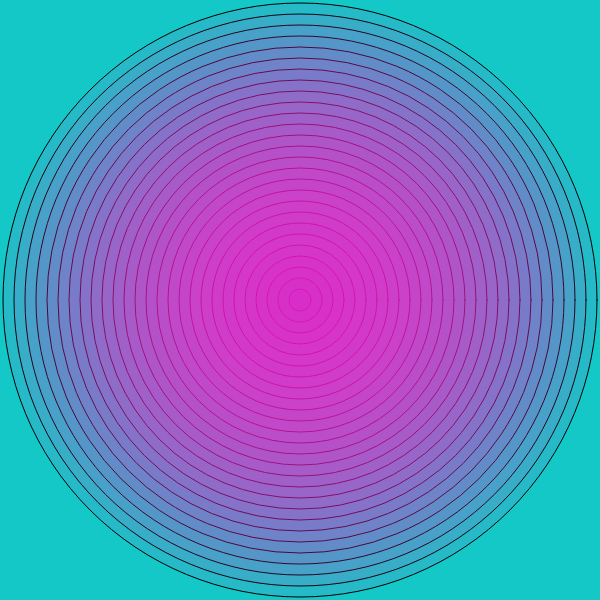
Frame 1 (no input)
Frame 60 (no input): identical to frame 1, image omitted
Frame 120 (the mouse pressed at the canvas centre since frame 60): identical to frame 1, image omitted

The p5.js sketch that drew this single still picture (run headless with seeded random() and noise() and a simulated clock; from frame 60 on, the mouse is pressed at the canvas centre):

// p5.js sketch
// ── sketch.js
function setup() {
  createCanvas(600, 600);
}

function draw() {
  background(20, 200, 200);
  
  for (var i=0; i <width;i+=22){
  fill(20+i, 30, 200,20)  
  ellipse(width/2, height/2, i, i);
  }
}
